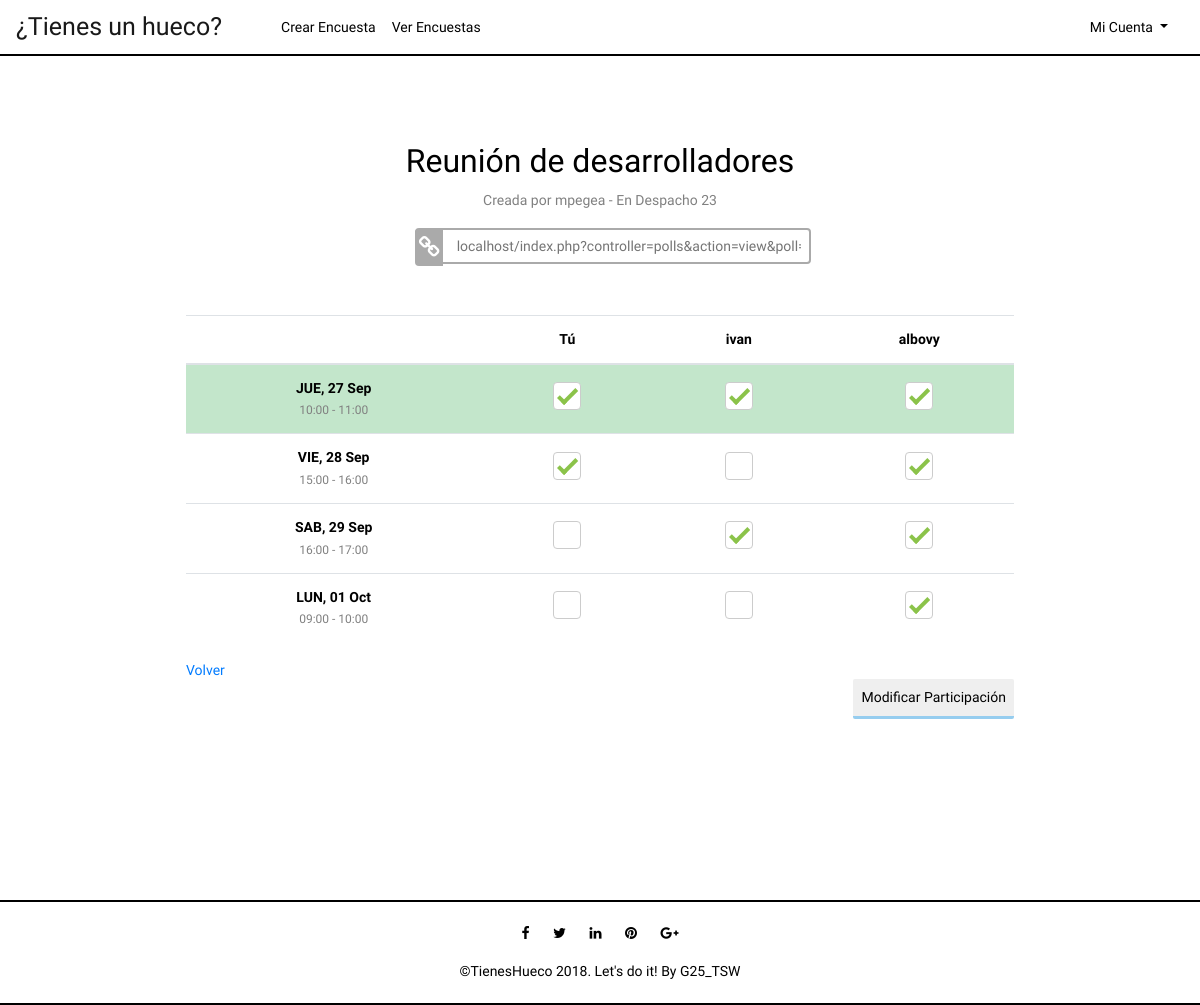
The page /index.php?controller=polls&action=view&poll=ec819428960921f0cc1ce29022d26862 (signed in) on the database its author committed.
### tables this page shows
CREATE TABLE IF NOT EXISTS POLL(
  id int AUTO_INCREMENT NOT NULL ,
  title varchar(225) NOT NULL,
  ubication varchar(225),
  author varchar(25) NOT NULL,
  link varchar(225) UNIQUE NOT NULL,
  PRIMARY KEY(id),
  FOREIGN KEY (author) REFERENCES USER (username) ON UPDATE CASCADE ON DELETE CASCADE
);

CREATE TABLE IF NOT EXISTS GAP(
  id int AUTO_INCREMENT NOT NULL,
  date date NOT NULL,
  timeStart time NOT NULL,
  timeEnd time NOT NULL,
  poll_id int(225) NOT NULL,
  PRIMARY KEY(id),
  FOREIGN KEY (poll_id) REFERENCES POLL (id) ON UPDATE CASCADE ON DELETE CASCADE

);

### core/ViewManager.php (called while the page is built, shortened)
<?php
class ViewManager {
	private $variables = array();
	public function setVariable($varname, $value, $flash=false) {
		$this->variables[$varname] = $value;
	}
	public function getVariable($varname, $default=NULL) {
		if (!isset($this->variables[$varname])) {
			return $default;
		}
		return $this->variables[$varname];
	}
	public function render($controller, $viewname) {
		include(__DIR__."/../view/$controller/$viewname.php");
	}
	private static $viewmanager_singleton = NULL;
	public static function getInstance() {
		if (self::$viewmanager_singleton == null) {
			self::$viewmanager_singleton = new ViewManager();
		}
		return self::$viewmanager_singleton;
	}
}

### index.php (called while the page is built, shortened)
<?php
function run() {
	try {
		$controller = loadController($_GET["controller"]);
		$actionName = $_GET["action"];
		$controller->$actionName();
	} catch(Exception $ex) {
		die("An exception occured!!!!!".$ex->getMessage());
	}
}
function loadController($controllerName) {
	return new $controllerClassName();
}
run();
?>

### model/Poll.php (called while the page is built, shortened)
<?php
class Poll {
	private $title;
	private $ubication;
	private $author;
	private $link;
	public function __construct($id=NULL, $title=NULL, $ubication=NULL, User $author=NULL, $link=NULL) {
		$this->title = $title;
		$this->ubication = $ubication;
		$this->author = $author;
		$this->link = $link;
	}
	public function getTitle() {
		return $this->title;
	}
	public function getUbication() {
		return $this->ubication;
	}
	public function getAuthor() {
		return $this->author;
	}
	public function getLink() {
		return $this->link;
	}
}

### model/PollMapper.php (called while the page is built, shortened)
<?php
require_once(__DIR__."/../core/PDOConnection.php");
require_once(__DIR__."/../model/User.php");
require_once(__DIR__."/../model/Poll.php");
require_once(__DIR__."/../model/Gap.php");
class PollMapper {
	private $db;
	public function __construct() {
		$this->db = PDOConnection::getInstance();
	}
	public function findPollByLink($pollLink){
		$stmt = $this->db->query("SELECT DISTINCT * FROM poll WHERE link = '$pollLink'");
		$poll = $stmt->fetch(PDO::FETCH_ASSOC);
		if($poll != null) {
			return new Poll(
			$poll["id"],
			$poll["title"],
			$poll["ubication"],
			new User($poll["author"]),
			$poll["link"]
		);
		} else {
			return NULL;
		}
	}
	 }

### core/PDOConnection.php (called while the page is built)
<?php
class PDOConnection {
	private static $dbhost = "127.0.0.1";
	private static $dbname = "tsw";
	private static $dbuser = "root";
	private static $dbpass = "";
	private static $db_singleton = null;
	public static function getInstance() {
		if (self::$db_singleton == null) {
			self::$db_singleton = new PDO(
			"mysql:host=".self::$dbhost.";dbname=".self::$dbname.";charset=utf8",
			self::$dbuser,
			self::$dbpass,
			array(
				PDO::ATTR_EMULATE_PREPARES => false,
				PDO::ATTR_ERRMODE => PDO::ERRMODE_EXCEPTION
			)
		);
	}
	return self::$db_singleton;
}
}
?>

### core/I18n.php (called while the page is built, shortened)
<?php
class I18n {
	private $messages;
	public function setLanguage($language) {
		$this->messages = $i18n_messages;
	}
	public function i18n($key) {
		if (isset($this->messages[$key])){
			return $this->messages[$key];
		}else{
			return $key;
		}
	}
	private static $i18n_singleton = null;
	public static function getInstance() {
		if (self::$i18n_singleton == NULL) {
			self::$i18n_singleton = new I18n();
		}
		return self::$i18n_singleton;
	}
}
function i18n($key) {
	return I18n::getInstance()->i18n($key);
}

### model/User.php (called while the page is built, shortened)
<?php
class User {
	private $username;
	public function __construct($username=NULL, $passwd=NULL) {
		$this->username = $username;
	}
	public function getUsername() {
		return $this->username;
	}
}

### model/Assignation.php (called while the page is built, shortened)
<?php
class Assignation {
	private $user;
	private $gap;
	public function __construct(User $user=NULL, Gap $gap=NULL) {
		$this->user = $user;
		$this->gap = $gap;
	}
	public function getUser() {
		return $this->user;
    }
	public function getGap() {
		return $this->gap;
	}
}

### model/AssignationMapper.php (called while the page is built, shortened)
<?php
require_once(__DIR__."/../core/PDOConnection.php");
require_once(__DIR__."/../model/Assignation.php");
require_once(__DIR__."/../model/Gap.php");
class AssignationMapper {
	private $db;
	public function __construct() {
		$this->db = PDOConnection::getInstance();
	}
	public function findUsersAssignationsInPoll($pollid){
		$stmt = $this->db->query("SELECT user_selects_gap.username, user_selects_gap.gap_id FROM user_selects_gap, gap WHERE gap_id = gap.id AND gap.poll_id = '$pollid'");
		$assignation_db = $stmt->fetchAll(PDO::FETCH_ASSOC);
		$assignations = array();
		foreach ($assignation_db as $assignation) {
			$username = new User($assignation["username"]);
			$gap = new Gap($assignation["gap_id"]);
			array_push($assignations, new Assignation($username, $gap));
		}
		return $assignations;
	}
	public function findUsersParticipansInPoll($pollid,$currentUser){
		$stmt = $this->db->query("SELECT DISTINCT user_selects_gap.username FROM user_selects_gap, gap WHERE gap_id = gap.id AND gap.poll_id = '$pollid'ORDER BY username <> '$currentUser'");
		$participants_db = $stmt->fetchAll(PDO::FETCH_ASSOC);
		$participants = array();
		foreach ($participants_db as $participant) {
			$username = new User($participant["username"]);
			array_push($participants, new Assignation($username));
		}
		return $participants;
	}
}

### model/Gap.php (called while the page is built, shortened)
<?php
class Gap {
	private $id;
	private $date;
	private $timeStart;
	private $timeEnd;
	public function __construct($id=NULL, $date=NULL, $timeStart=NULL, $timeEnd=NULL, $poll_id=NULL) {
		$this->id = $id;
		$this->date = $date;
		$this->timeStart = $timeStart;
		$this->timeEnd = $timeEnd;
	}
	public function getId() {
		return $this->id;
	}
	public function getDate() {
		return $this->date;
	}
	public function getTimeStart() {
		return $this->timeStart;
	}
	public function getTimeEnd() {
		return $this->timeEnd;
	}
}

### model/GapMapper.php (called while the page is built, shortened)
<?php
require_once(__DIR__."/../core/PDOConnection.php");
require_once(__DIR__."/../model/Gap.php");
class GapMapper {
	private $db;
	public function __construct() {
		$this->db = PDOConnection::getInstance();
	}
	public function findGapsByIdPoll($pollid){
		$stmt = $this->db->query("SELECT DISTINCT * FROM gap WHERE gap.poll_id = '$pollid' ORDER BY date");
		$gaps_db = $stmt->fetchAll(PDO::FETCH_ASSOC);
		$gaps = array();
		foreach ($gaps_db as $gap) {
			array_push($gaps, new Gap($gap["id"], $gap["date"],  $gap["timeStart"], $gap["timeEnd"], $gap["poll_id"]));
		}
		return $gaps;
	}
}

### view/polls/view.php (the view, shortened to what this page needs)
<?php
require_once(__DIR__."/../../core/ViewManager.php");
$view = ViewManager::getInstance();
$poll = $view->getVariable("poll");
$gaps = $view->getVariable("gaps");
$assignations = $view->getVariable("assignations");
$participants = $view->getVariable("participants");
$isParticipant = $view->getVariable("isParticipant");
$currentuser = $view->getVariable("currentusername");
?>
<div class="container">
    <div class="row center-row">
        <div class="col-lg-12 center-block">
            <div id="subtitleView">
				 <?=htmlentities($poll->getTitle());?>
            </div>
            <div id="subsubtitle">
                <?= sprintf(i18n("by %s"), $poll->getAuthor()->getUsername()) ?> <?php if($poll->getUbication() != null): ?> - <?= sprintf(i18n("At %s"), $poll->getUbication()) ?><?php endif; ?>
            </div>
            <div id="link">
                <div id="inputLink" class="inputWithIconLogin inputIconBg">
                    <input type="text" placeholder="localhost/index.php?controller=polls&action=view&poll=<?= $poll->getLink()?>" readonly>
                     <i class="fa fa-link fa-lg fa-fw" aria-hidden="true"></i>
                </div>
            </div>
             <div class="col-lg-12 center-block2">
                <?php if(count($gaps) == 0){?>
                    <div id="messageView">
                        <?= i18n("There are not gaps!");?>
                        <?php if($poll->getAuthor()->getUsername() == $currentuser) { ?>
                             <?= i18n("Add it ");?><a href="index.php?controller=gaps&action=add&poll=<?= $poll->getLink() ?>"><?= i18n("here");?></a>
                    <?php } ?>
                    </div>
                    <?php }else if($isParticipant == FALSE) { ?>
                        <form method="POST" action='index.php?controller=assignations&action=add&poll=<?=htmlentities($poll->getLink())?>'>
                    <?php }else{ ?>
                        <form method="POST" action='index.php?controller=assignations&action=edit&poll=<?=htmlentities($poll->getLink())?>'>
                     <?php } ?>
                    <?php if(count($participants) > 0): ?>
                        <table id="dataTable" class="table text-center">
                            <thead>
                                <tr>
                                    <th></th>
                                    <?php foreach ($participants as $user): ?>
                                        <?php  if($user->getUser()->getUsername() != $currentuser){ ?>
                                            <th id="<?=$user->getUser()->getUsername()?>" scope="col"> <?=$user->getUser()->getUsername()?> </th>
                                        <?php } else { ?>
                                            <th id="<?=$currentuser?>" scope="col"> <?=i18n("You")?></th>
                                        <?php } ?>
                                    <?php endforeach; ?>
                                </tr>
                            </thead>
                            <tbody>
                                <?php foreach ($gaps as $gap):?>
                                    <tr id="<?= $gap->getId() ?>">
                                        <td>
                                            <div id="ytitle"><?= i18n(strtoupper(substr(date('l,', strtotime($gap->getDate())), 0, 3))), date(', d', strtotime($gap->getDate())), date(' M', strtotime($gap->getDate()))?></div>
                                            <div id="ysubtitle"><?= substr($gap->getTimeStart(), 0, 5);?> - <?= substr($gap->getTimeEnd(), 0, 5);?></div>
                                        </td>
                                        <?php foreach ($participants as $user):
                                            $isAssignated=false; ?>
                                            <?php foreach($assignations as $assignation):
                                                if($assignation->getUser()->getUsername() == $user->getUser()->getUsername() && $assignation->getGap()->getId() == $gap->getId()):
                                                    $isAssignated=true;
                                                endif;
                                            endforeach;
                                            if($isAssignated){ ?>
                                                <td><label class="checkbox">
                                                <span class="success"></span>
                                                </label></td>
                                            <?php } else { ?>
                                                <td><label class="checkbox">
                                                </label></td>
                                            <?php  } ?>
                                        <?php endforeach; ?>
                                    </tr>
                                <?php endforeach; ?>
                            </tbody>
                        </table>
                    <?php endif; ?>
                    <a href="./index.php?controller=polls&action=index"><?= i18n("Back") ?></a>
                    <?php if(count($gaps) == 0){ ?>
                    <?php } elseif($isParticipant){ ?>
                            <button type="submit" class="btn btn-dark"><?= i18n("Modify Participation") ?></button>
                    <?php } else { ?>
                            <button type="submit" class="btn btn-dark"><?= i18n("Take part") ?></button>
                    <?php } ?>
            </div>
         </div>
     </div>
 </div>

### rows shown on the page
poll: title "Reunión de desarrolladores", author "Creada por mpegea", ubication "En Despacho 23", link "localhost/index.php?controller=polls&action=view&poll=ec819428960921f0cc1ce29022d26862"
gap: date "JUE", date ", 27", date "Sep", timeStart "10:00", timeEnd "11:00"
gap: date "VIE", date ", 28", date "Sep", timeStart "15:00", timeEnd "16:00"
gap: date "SAB", date ", 29", date "Sep", timeStart "16:00", timeEnd "17:00"
gap: date "LUN", date ", 01", date "Oct", timeStart "09:00", timeEnd "10:00"

### other values the page prints
i18n("¿Tienes un hueco?") "¿Tienes un hueco?"
i18n("AddPoll") "Crear Encuesta"
i18n("SeeMyPolls") "Ver Encuestas"
i18n("MyAccount") "Mi Cuenta"
$user->getUser()->getUsername() "ivan"
$user->getUser()->getUsername() "albovy"
i18n("Back") "Volver"
i18n("Modify Participation") "Modificar Participación"
